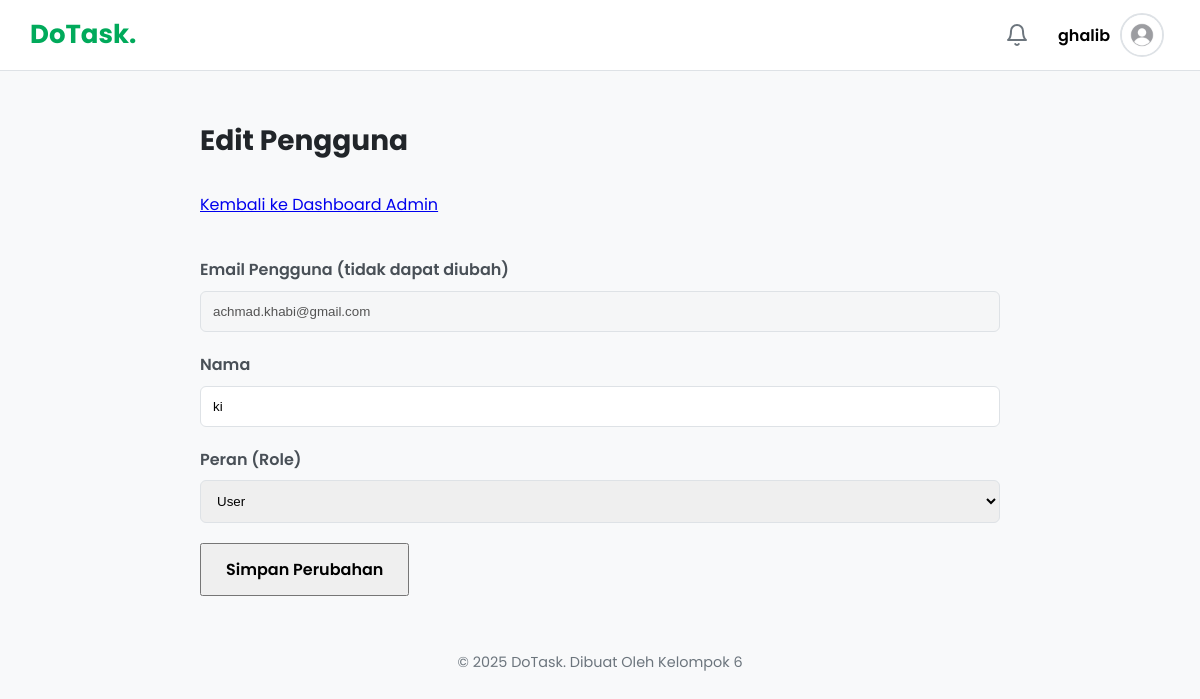
/admin_edit_user.php?id=8 (signed in), run on the app's committed database.
### tables this page shows
CREATE TABLE `users` (
  `id` int(11) NOT NULL,
  `name` varchar(255) NOT NULL,
  `email` varchar(255) NOT NULL,
  `password` varchar(255) NOT NULL,
  `profile_picture` varchar(255) DEFAULT 'default.png',
  `role` enum('user','admin') NOT NULL DEFAULT 'user',
  `created_at` timestamp NOT NULL DEFAULT current_timestamp()
);

### admin_edit_user.php (the view, shortened to what this page needs)
<?php
require 'templates/header.php';
$user_id_to_edit = $_GET['id'];
$query = "SELECT id, name, email, role FROM users WHERE id = $user_id_to_edit";
$result = mysqli_query($conn, $query);
$user = mysqli_fetch_assoc($result);
?>
<div class="page-header">
    <h3>Edit Pengguna</h3>
    <div class="page-actions">
        <a href="admin_dashboard.php" class="btn-secondary">Kembali ke Dashboard Admin</a>
    </div>
</div>
<form class="form-container" action="admin_edit_user.php?id=<?php echo $user_id_to_edit; ?>" method="POST">
    <div class="form-group">
        <label for="email">Email Pengguna (tidak dapat diubah)</label>
        <input type="email" id="email" value="<?php echo htmlspecialchars($user['email']); ?>" disabled>
    </div>
    <div class="form-group">
        <label for="name">Nama</label>
        <input type="text" id="name" name="name" value="<?php echo htmlspecialchars($user['name']); ?>" required>
    </div>
    <div class="form-group">
        <label for="role">Peran (Role)</label>
        <select id="role" name="role">
            <option value="user" <?php if ($user['role'] == 'user') echo 'selected'; ?>>User</option>
        </select>
    </div>
    <div class="form-actions">
        <button type="submit">Simpan Perubahan</button>
    </div>
</form>
<?php
require 'templates/footer.php';
?>

### templates/header.php (shortened to what this page needs)
<?php
require_once __DIR__ . '/../config.php';
$user_profile_picture = 'default.png';
if (isset($_SESSION['user_id'])) {
    $user_id = $_SESSION['user_id'];
$pic_query = "SELECT profile_picture FROM users WHERE id = $user_id";
$pic_result = mysqli_query($conn, $pic_query);
if ($pic_row = mysqli_fetch_assoc($pic_result)) {
    $user_profile_picture = $pic_row['profile_picture'];
} else {
    $user_profile_picture = "default.png";
}
}
?>
<!DOCTYPE html>
<html lang="id">
<head>
    <link rel="stylesheet" href="assets/css/style.css">
</head>
<body>
    <header class="app-header">
        <div class="header-container">
            <div class="logotype">
                <p>DoTask.</a>
            </div>
            <?php if (isset($_SESSION['user_id'])): ?>
                <div class="header-right-actions">
                    <a href="notifications.php" class="header-action-btn" title="Notifikasi">
                        <i data-feather="bell"></i>
                    </a>
                    <div class="profile-menu">
                        <button class="profile-toggle" id="profile-toggle-btn">
                            <span><?php echo htmlspecialchars($_SESSION['user_name']); ?></span>
                            <img src="uploads/<?php echo htmlspecialchars($user_profile_picture); ?>" alt="Profil" class="profile-avatar">
                        </button>
                    </div>
                </div>
            <?php endif; ?>
        </div>
    </header>
    <div class="main-container">

### assets/css/style.css (style rules this page uses)
:root { --primary-color: #01aa5b; --primary-hover: #018d4a; --dark-text: #212529; --body-text: #495057; --light-text: #6c757d; --light-bg: #f8f9fa; --border-color: #dee2e6; --white-color: #FFFFFF; --shadow: 0 4px 15px rgba(0, 0, 0, 0.07); --success-color: #198754; --danger-color: #dc3545; }
body { font-family: 'Poppins', sans-serif; background-color: var(--light-bg); color: var(--body-text); line-height: 1.6; margin: 0; }
.app-header { background-color: var(--white-color); border-bottom: 1px solid var(--border-color); padding: 0 30px; position: sticky; top: 0; z-index: 1000; }
.header-container { display: flex; justify-content: space-between; align-items: center; height: 70px; }
.logotype p { font-size: 26px; font-weight: 700; color: var(--primary-color); text-decoration: none; }
.profile-menu { position: relative; }
.profile-toggle { display: flex; align-items: center; background: none; border: none; cursor: pointer; padding: 6px; border-radius: 30px; transition: background-color 0.2s; }
.profile-toggle span { font-weight: 600; margin-right: 10px; }
.profile-avatar { width: 40px; height: 40px; border-radius: 50%; object-fit: cover; border: 2px solid var(--border-color); }
button, .btn { font-family: 'Poppins', sans-serif; padding: 12px 24px; font-size: 16px; font-weight: 600; }
h3 { font-size: 28px; font-weight: 700; color: var(--dark-text); }
.page-header { padding-bottom: 15px; }
.form-group { margin-bottom: 20px; }
.form-group label { display: block; margin-bottom: 8px; font-weight: 600; }
.form-group input, .form-group textarea, .form-group select { width: 100%; padding: 12px; border: 1px solid var(--border-color); border-radius: 6px; box-sizing: border-box; transition: border-color 0.2s, box-shadow 0.2s; }
:root { --todoist-red: #db4c3f; --todoist-red-hover: #c94436; }
.header-right-actions { display: flex; align-items: center; gap: 15px; }
.header-action-btn { position: relative; color: var(--light-text); padding: 8px; border-radius: 50%; display: flex; align-items: center; justify-content: center; transition: background-color 0.2s, color 0.2s; }
.form-container { max-width: 800px; margin: 0 auto; padding: 20px; }
.page-header { max-width: 800px; margin: 0 auto; padding: 20px; }

### data on the page
users: profile_picture (placeholder picture)
users: email "achmad.khabi@gmail.com", name "ki", role "User"

### other printed values
$_SESSION['user_name'] "ghalib"
